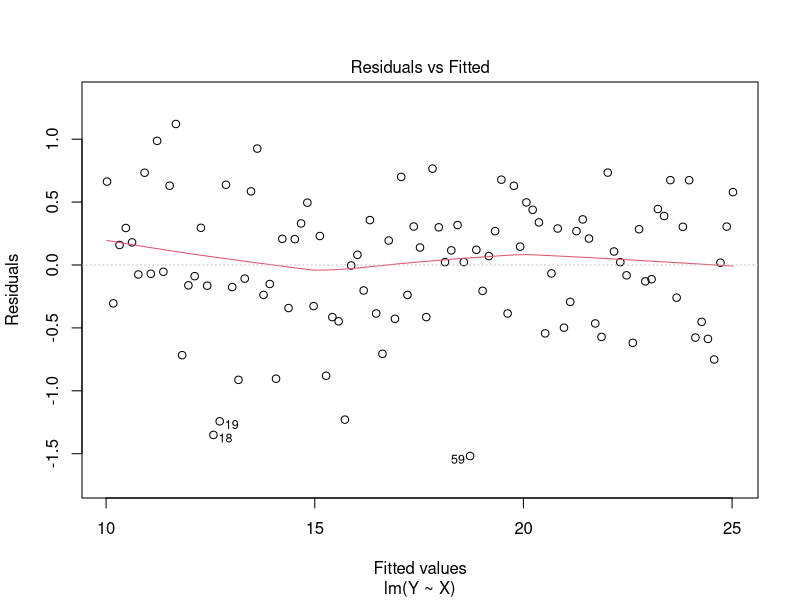
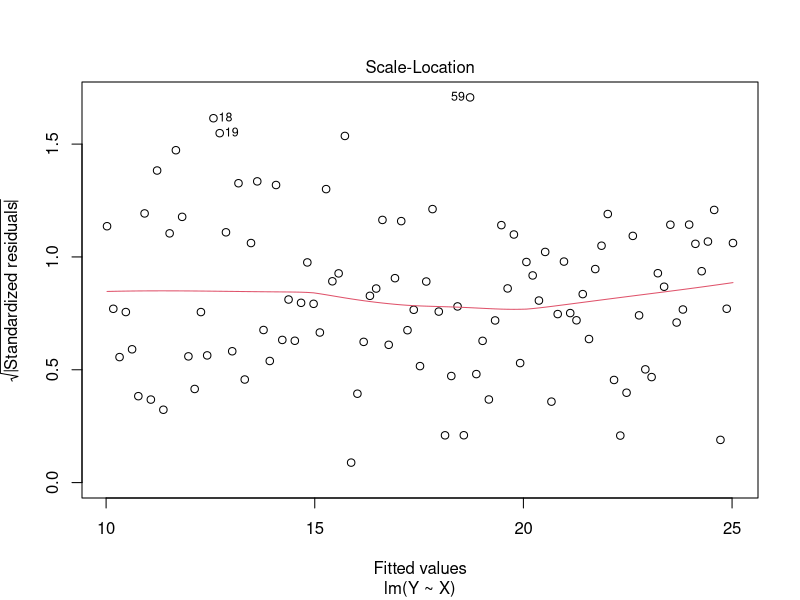
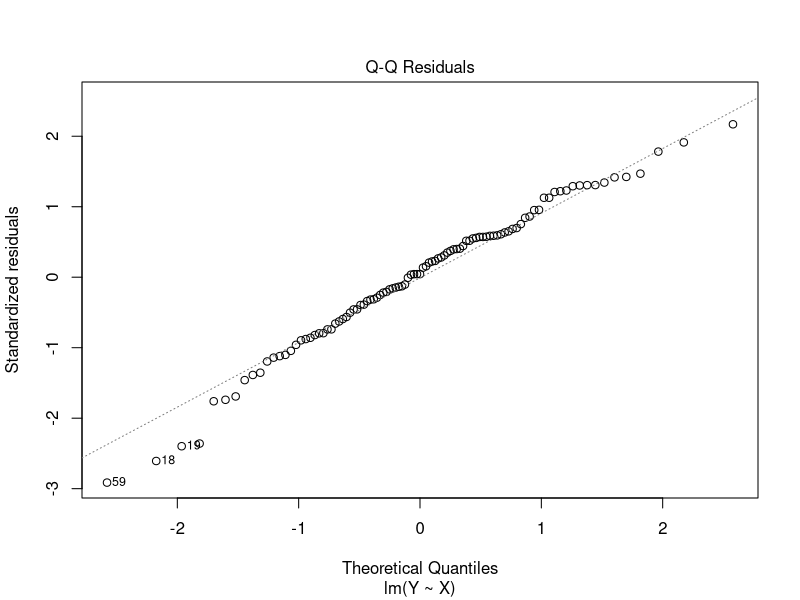

R code for these plots, in order:
#######################
#Chapter 5, Listing XX to Listing XX
#######################

#Listing XXXX
# Start by cleaning the environment
rm(list=ls())
# Set a random seed for reproducability
set.seed(42)

# Create some X values
X <-  seq(0, 10, 0.1)

# Create very small noise so the Y doesn't match perfectly
noise <- rnorm(n=length(X), mean=0, sd=0.5)
Y <-  10 + 1.5 * X + noise

# Join data together
data <- data.frame(X, Y)

# Run the regression
amazing_lm <- lm(Y~X, data=data)

plot(amazing_lm, which=1)
plot(amazing_lm, which=3)
plot(amazing_lm, which=2)
